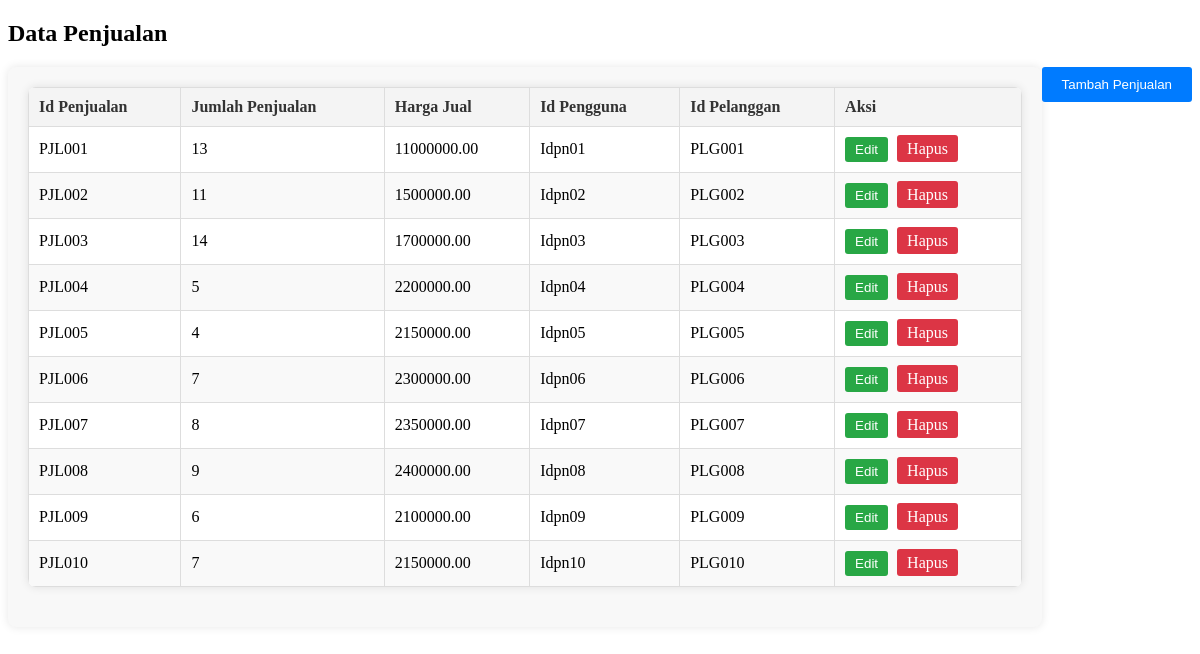
/menus/penjualan.php (signed in), run on the app's committed database.
### tables this page shows
CREATE TABLE Penjualan (
    IdPenjualan VARCHAR(10) NOT NULL PRIMARY KEY,
    JumlahPenjualan INT NOT NULL,
    HargaJual DECIMAL(10, 2) NOT NULL,
    IdPengguna VARCHAR(10) NOT NULL,
    IdPelanggan VARCHAR(10) NOT NULL,
    FOREIGN KEY (IdPengguna) REFERENCES Pengguna(IdPengguna),
    FOREIGN KEY (IdPelanggan) REFERENCES Pelanggan(IdPelanggan)
);

### class/penjualan.php (called while the page is built, shortened)
<?php
class Penjualan {
    private $conn;
    private $table_name = "Penjualan";
    public function __construct($db) {
        $this->conn = $db;
    }
    public function read() {
        $query = "SELECT * FROM " . $this->table_name . " ORDER BY IdPenjualan ASC";
        $stmt = $this->conn->query($query);
        return $stmt;
    }
}
?>

### menus/penjualan.php (the view, shortened to what this page needs)
<?php
require_once('../class/penjualan.php');
$database = new Database();
$db = $database->getConnection();
$penjualan = new Penjualan($db);
$result = $penjualan->read();
?>
<!DOCTYPE html>
<html>
<head>
    <link rel="stylesheet" type="text/css" href="../assets/css/crud.css">
</head>
<body>
<div class="main-content">
    <header>
        <h2>Data Penjualan</h2>
        <button class="add-button" onclick="openForm()">Tambah Penjualan</button>
    </header>
    <div class="content">
        <div class="table-container">
            <table>
                <thead>
                <tr>
                    <th>Id Penjualan</th>
                    <th>Jumlah Penjualan</th>
                    <th>Harga Jual</th>
                    <th>Id Pengguna</th>
                    <th>Id Pelanggan</th>
                    <th>Aksi</th>
                </tr>
                </thead>
                <tbody>
                <?php while ($row = mysqli_fetch_assoc($result)): ?>
                    <tr>
                        <td><?php echo htmlspecialchars($row['IdPenjualan']); ?></td>
                        <td><?php echo htmlspecialchars($row['JumlahPenjualan']); ?></td>
                        <td><?php echo htmlspecialchars($row['HargaJual']); ?></td>
                        <td><?php echo htmlspecialchars($row['IdPengguna']); ?></td>
                        <td><?php echo htmlspecialchars($row['IdPelanggan']); ?></td>
                        <td>
                            <button class="edit-btn"
                                    data-id="<?php echo htmlspecialchars($row['IdPenjualan']); ?>"
                                    data-jumlah="<?php echo htmlspecialchars($row['JumlahPenjualan']); ?>"
                                    data-harga="<?php echo htmlspecialchars($row['HargaJual']); ?>"
                                    data-idPengguna="<?php echo htmlspecialchars($row['IdPengguna']); ?>"
                                    data-idPelanggan="<?php echo htmlspecialchars($row['IdPelanggan']); ?>"
                                    onclick="editPenjualan(this)">Edit</button>
                            <a href="dashboard.php?page=penjualan&delete=<?php echo htmlspecialchars($row['IdPenjualan']); ?>" class="delete-btn" onclick="return confirm('Apakah Anda yakin ingin menghapus penjualan ini?')">Hapus</a>
                        </td>
                    </tr>
                <?php endwhile; ?>
                </tbody>
            </table>
        </div>
    </div>
</div>
</body>
</html>

### assets/css/crud.css (style rules this page uses)
table { width: 100%; border-collapse: collapse; margin-bottom: 20px; background-color: #fff; border-radius: 8px; overflow: hidden; box-shadow: 0 0 10px rgba(0, 0, 0, 0.1); }
table th, table td { padding: 10px; border: 1px solid #ddd; text-align: left; white-space: nowrap; }
table th { background-color: #f4f4f4; font-weight: bold; color: #333; }
table tr:nth-child(even) { background-color: #f9f9f9; }
.table-container { overflow-x: auto; padding: 20px; background-color: #f8f8f8; border-radius: 8px; box-shadow: 0 0 10px rgba(0, 0, 0, 0.1); }
.add-button { padding: 10px 20px; background-color: #007bff; color: white; border: none; border-radius: 3px; cursor: pointer; float: right; margin-bottom: 20px; }
.edit-btn, .delete-btn { padding: 5px 10px; border: none; border-radius: 3px; cursor: pointer; }
.edit-btn { background-color: #28a745; color: white; margin-right: 5px; }
.delete-btn { background-color: #dc3545; color: white; }
table a { text-decoration: none; }

### data on the page
penjualan: IdPenjualan "PJL001", JumlahPenjualan "13", HargaJual "11000000.00", IdPengguna "Idpn01", IdPelanggan "PLG001"
penjualan: IdPenjualan "PJL002", JumlahPenjualan "11", HargaJual "1500000.00", IdPengguna "Idpn02", IdPelanggan "PLG002"
penjualan: IdPenjualan "PJL003", JumlahPenjualan "14", HargaJual "1700000.00", IdPengguna "Idpn03", IdPelanggan "PLG003"
penjualan: IdPenjualan "PJL004", JumlahPenjualan "5", HargaJual "2200000.00", IdPengguna "Idpn04", IdPelanggan "PLG004"
penjualan: IdPenjualan "PJL005", JumlahPenjualan "4", HargaJual "2150000.00", IdPengguna "Idpn05", IdPelanggan "PLG005"
penjualan: IdPenjualan "PJL006", JumlahPenjualan "7", HargaJual "2300000.00", IdPengguna "Idpn06", IdPelanggan "PLG006"
penjualan: IdPenjualan "PJL007", JumlahPenjualan "8", HargaJual "2350000.00", IdPengguna "Idpn07", IdPelanggan "PLG007"
penjualan: IdPenjualan "PJL008", JumlahPenjualan "9", HargaJual "2400000.00", IdPengguna "Idpn08", IdPelanggan "PLG008"
penjualan: IdPenjualan "PJL009", JumlahPenjualan "6", HargaJual "2100000.00", IdPengguna "Idpn09", IdPelanggan "PLG009"
penjualan: IdPenjualan "PJL010", JumlahPenjualan "7", HargaJual "2150000.00", IdPengguna "Idpn10", IdPelanggan "PLG010"
